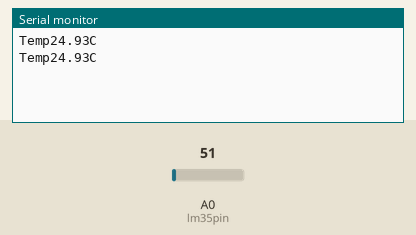
Simulated run of this sketch. Board: Arduino Uno, built with avr-gcc and run on an emulated ATmega328P. Parts: the last lines printed to the serial monitor. The inputs (shaded band) are chosen by the test bench; at power-on: A0 (lm35pin) = 51.

Above: at 1.8 s.
1.9 s: A0 (lm35pin) set to 61
At 2.8 s:
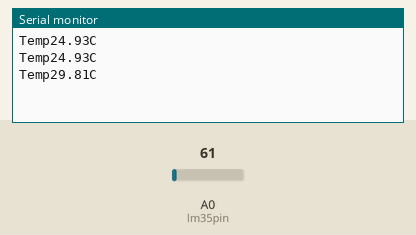
3.4 s: A0 (lm35pin) set to 71
At 4.8 s:
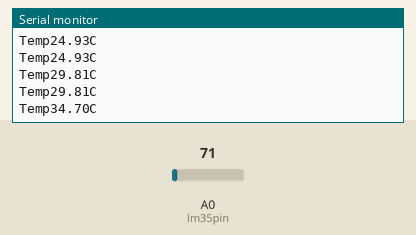
Timing chart, 0 to 6.4 s (numbered marks = the images above; inputs shaded):
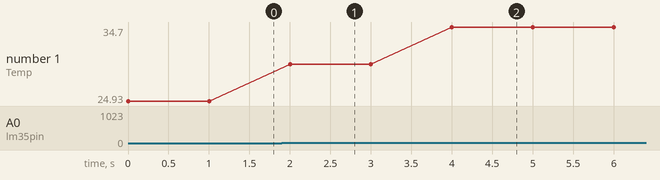

The sketch:

temp_sensor.ino
```cpp
int lm35pin=A0;
void setup() {
Serial.begin(9600);  // put your setup code here, to run once:

}

void loop() {
  int analogvalue;// put your main code here, to run repeatedly:
  float temp;
  analogvalue =analogRead(lm35pin);
  temp=float(analogvalue)/1023;
  temp=temp*500;
  Serial.print("Temp");
  Serial.print(temp);
  Serial.println("C");
  delay(1000);
}
```

Measured:
- after the input at 1.9 s, the serial monitor: prints a new line after 0.10 s (image 1)
- after the input at 3.4 s, the serial monitor: prints a new line after 0.60 s (image 2)
- plotted number 1: 24.93 → 29.81 after the input at 1.9 s, 29.81 → 34.7 after the input at 3.4 s
